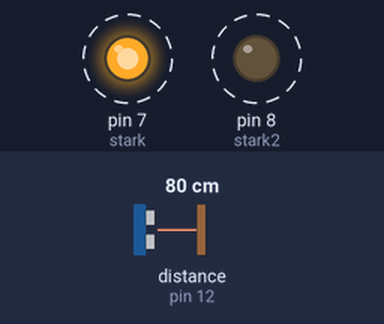
A sketch run on a simulated Arduino Uno, built with avr-gcc and run on an emulated ATmega328P. Parts: output pins drawn as LEDs (lit = HIGH). Wiring (inferred from the names in the program): ultrasonic range finder: trigger pin 11; echo pin 12. Dashed ring = blinking. The inputs (shaded band) are chosen by the test bench; at power-on: distance to the obstacle (sensor on pin 12) 80 cm. The echo pulse lasts 58.3 µs per cm; pins used as bus, display or sensor lines are not drawn; what the sketch prints to the serial monitor is not drawn.

Above: at 0.2 s.
Timing chart, 0 to 4.6 s (numbered marks = the images above):
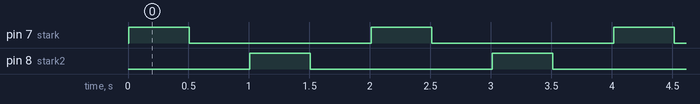

Measured:
- by itself, pin 7 (stark), pin 8 (stark2): alternates HIGH for 0.50 s and LOW for 1.5 s
- by itself, everything shown: repeats every 2.0 s, in 4 steps

The sketch:

week2.ino
```cpp
// C++ code

#define TRIG 11 //TRIG핀
#define ECHO 12 //ECHO핀


int stark = 7;
int stark2 = 8;

void setup()
{
  Serial.begin(9600);
  pinMode(stark, OUTPUT);
  pinMode(stark2, OUTPUT);
  pinMode(TRIG, OUTPUT);
  pinMode(ECHO, INPUT);
}

void loop()
{
  long duration,distance;

  digitalWrite(TRIG, LOW);
  delayMicroseconds(2); //delay(2)
  digitalWrite(TRIG, HIGH);
  delayMicroseconds(10); //delay(2)
  digitalWrite(TRIG, LOW);

  duration = pulseIn(ECHO, HIGH);

  distance = duration * 17 / 1000;
  Serial.println(duration);
  Serial.print("\nDIstance : ");
  Serial.print("distance");
  Serial.println(" Cm");


  digitalWrite(stark, HIGH);
  delay(500); // Wait for 1000 millisecond(s)
  digitalWrite(stark, LOW);
  delay(500); // Wait for 1000 millisecond(s)

  digitalWrite(stark2, HIGH);
  delay(500); // Wait for 1000 millisecond(s)
  digitalWrite(stark2, LOW);
  delay(500); // Wait for 1000 millisecond(s)
}
```
